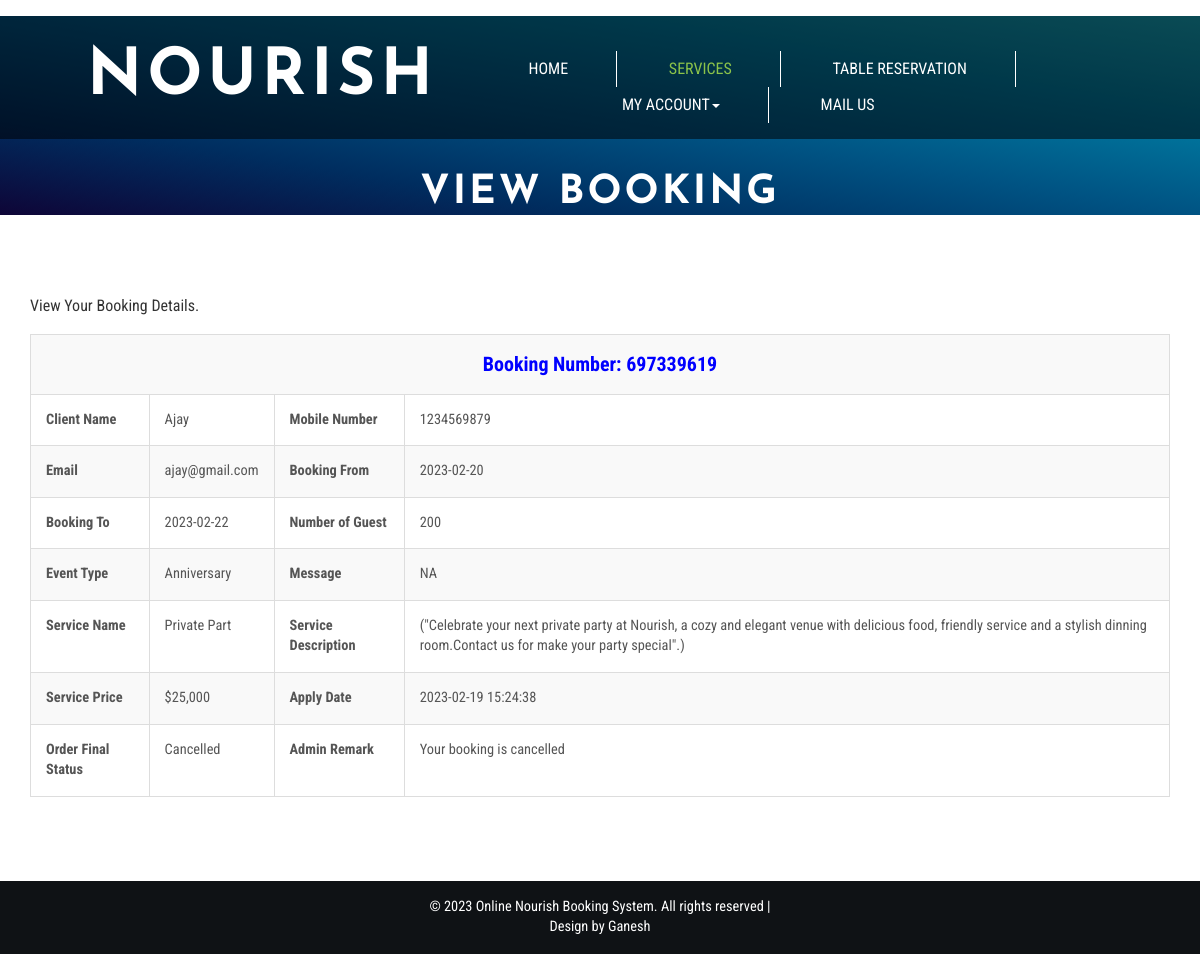
The page /view-booking-detail.php (signed in) on the database its author committed.
### tables this page shows
CREATE TABLE `tblbooking` (
  `ID` int(10) NOT NULL,
  `BookingID` int(10) DEFAULT NULL,
  `ServiceID` int(10) DEFAULT NULL,
  `UserID` int(5) DEFAULT NULL,
  `BookingFrom` date DEFAULT NULL,
  `BookingTo` date DEFAULT NULL,
  `EventType` varchar(200) DEFAULT NULL,
  `Numberofguest` int(10) DEFAULT NULL,
  `Message` mediumtext DEFAULT NULL,
  `BookingDate` timestamp NULL DEFAULT current_timestamp(),
  `Remark` varchar(200) DEFAULT NULL,
  `Status` varchar(200) DEFAULT NULL,
  `UpdationDate` timestamp NULL DEFAULT NULL ON UPDATE current_timestamp()
);

CREATE TABLE `tbluser` (
  `ID` int(10) NOT NULL,
  `FullName` varchar(200) DEFAULT NULL,
  `MobileNumber` bigint(10) DEFAULT NULL,
  `Email` varchar(200) DEFAULT NULL,
  `Password` varchar(200) DEFAULT NULL,
  `RegDate` timestamp NULL DEFAULT current_timestamp()
);

CREATE TABLE `tblservice` (
  `ID` int(10) NOT NULL,
  `ServiceName` varchar(200) DEFAULT NULL,
  `SerDes` varchar(250) NOT NULL,
  `ServicePrice` varchar(200) DEFAULT NULL,
  `CreationDate` timestamp NULL DEFAULT current_timestamp()
);

### view-booking-detail.php (the view, shortened to what this page needs)
<?php
if (strlen($_SESSION['obbsuid']==0)) {
  header('location:logout.php');
  } else{
?>
<!DOCTYPE html>
<html lang="en">
<head>
<link href="css/bootstrap.css" rel="stylesheet" type="text/css" media="all" />
<link rel="stylesheet" href="css/style.css" type="text/css" media="all" />
<link href="css/font-awesome.css" rel="stylesheet">
</head>
<body>
	<div class="banner jarallax">
		<div class="agileinfo-dot">
		<?php include_once('includes/header.php');?>
			<div class="wthree-heading">
				<h2>View Booking</h2>
			</div>
		</div>
	<div class="about-top">
		<div class="container">
			<div class="wthree-services-bottom-grids">
				<p class="wow fadeInUp animated" data-wow-delay=".5s">View Your Booking Details.</p>
					<div class="bs-docs-example wow fadeInUp animated" data-wow-delay=".5s">
						 <?php
                  $uid=$_SESSION['obbsuid'];
$sql="SELECT tbluser.FullName,tbluser.MobileNumber,tbluser.Email,tblbooking.BookingID,tblbooking.BookingDate,tblbooking.BookingFrom,tblbooking.BookingTo,tblbooking.EventType,tblbooking.Numberofguest,tblbooking.Message, tblbooking.Remark,tblbooking.Status,tblbooking.UpdationDate,tblservice.ServiceName,tblservice.SerDes,tblservice.ServicePrice,Remark from tblbooking join tblservice on tblbooking.ServiceID=tblservice.ID join tbluser on tbluser.ID=tblbooking.UserID  where tblbooking.UserID=:uid";
$query = $dbh -> prepare($sql);
$query-> bindParam(':uid', $uid, PDO::PARAM_STR);
$query->execute();
$results=$query->fetchAll(PDO::FETCH_OBJ);
$cnt=1;
if($query->rowCount() > 0)
{
foreach($results as $row)
{               ?>
                            <table border="1" class="table table-bordered table-striped table-vcenter js-dataTable-full-pagination">
                                <tr>
                                    <th colspan="5" style="text-align: center;font-size: 20px;color: blue;">Booking Number: <?php  echo $row->BookingID;?>
                                    </th>
                                </tr>
                                            <tr>
    <th>Client Name</th>
    <td><?php  echo $row->FullName;?></td>
     <th>Mobile Number</th>
    <td><?php  echo $row->MobileNumber;?></td>
  </tr>
  <tr>
   <th>Email</th>
    <td><?php  echo $row->Email;?></td>
     <th>Booking From</th>
    <td><?php  echo $row->BookingFrom;?></td>
  </tr>
   <tr>
   <th>Booking To</th>
    <td><?php  echo $row->BookingTo;?></td>
    <th>Number of Guest</th>
    <td><?php  echo $row->Numberofguest;?></td>
  </tr>
  <tr>
    <th>Event Type</th>
    <td><?php  echo $row->EventType;?></td>
    <th>Message</th>
    <td><?php  echo $row->Message;?></td>
  </tr>
  <tr>
    <th>Service Name</th>
    <td><?php  echo $row->ServiceName;?></td>
    <th>Service Description</th>
    <td><?php  echo $row->SerDes;?></td>
  </tr>
   <tr>
    <th>Service Price</th>
    <td>$<?php  echo $row->ServicePrice;?></td>
    <th>Apply Date</th>
    <td><?php  echo $row->BookingDate;?></td>
  </tr>
  <tr>
     <th>Order Final Status</th>
    <td> <?php  $status=$row->Status;
if($row->Status=="Cancelled")
{
 echo "Cancelled";
}
     ;?></td>
     <th >Admin Remark</th>
    <?php if($row->Status==""){ ?>
                     <td><?php echo "Not Updated Yet"; ?></td>
<?php } else { ?>                  <td><?php  echo htmlentities($row->Remark);?>
                  </td>
                  <?php } ?>
  </tr>
<?php $cnt=$cnt+1;}} ?>
</table>
					</div>
			</div>
		</div>
	</div>
	<?php include_once('includes/footer.php');?>
</body>
</html><?php }  ?>

### css/style.css (style rules this page uses)
html, body { font-size: 100%; font-family: 'Roboto Condensed', sans-serif; }
body { background:#FFFFFF; }
.banner { background: url(../images/1.jpg) no-repeat 0px 147px; background-size: cover; background-image: linear-gradient(to right top, #0e0537, #002d5f, #005383, #007ba1, #16a4b9); }
.jarallax { position: relative; background-size: cover; background-repeat: no-repeat; background-position: 50% 50%; }
.banner-bottom,.services,.services-bottom,footer,.about-top,.agile-dot,.team,.gallery,.codes,.typography,.contact,.single { padding:4em 0; }
.wthree-heading { margin: 2em 0 1em; }
.wthree-heading h2 { color: #ffffff; font-size: 2.5em; text-align: center; margin: 0; letter-spacing: 3px; font-weight: 800; text-transform: uppercase; font-family: 'Josefin Sans', sans-serif; }
.table > thead > tr > th, .table > tbody > tr > th, .table > tfoot > tr > th, .table > thead > tr > td, .table > tbody > tr > td, .table > tfoot > tr > td { border-top: none !important; }
.bs-docs-example { margin: 1em 0; }
.table td, .table>tbody>tr>td, .table>tbody>tr>th, .table>tfoot>tr>td, .table>tfoot>tr>th, .table>thead>tr>td, .table>thead>tr>th { padding: 15px!important; }
.table > thead > tr > th, .table > tbody > tr > th, .table > tfoot > tr > th, .table > thead > tr > td, .table > tbody > tr > td, .table > tfoot > tr > td { font-size: 0.9em; color: #555; border-top: none !important; }

### rows shown on the page
tblbooking: BookingID "697339619", UserID.FullName "Ajay", UserID.MobileNumber "1234569879", UserID.Email "ajay@gmail.com", BookingFrom "2023-02-20", BookingTo "2023-02-22", Numberofguest "200", EventType "Anniversary", Message "NA", ServiceID.ServiceName "Private Part", ServiceID.SerDes "(\"Celebrate your next private party at Nourish, a cozy and elegant venue with delicious food, friendly service and a stylish dinning room.Contact us for make your party special\".)", ServiceID.ServicePrice "25,000", BookingDate "2023-02-19 15:24:38", Status "Cancelled", Remark "Your booking is cancelled"
